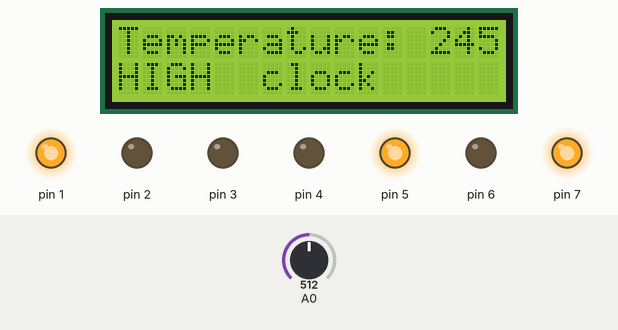
Recording of a sketch running on a simulated Arduino Uno, built with avr-gcc and run on an emulated ATmega328P. On the bench: 16×2 character LCD, output pins drawn as LEDs (lit = HIGH). Inputs (shaded band) come from the test bench; at power-on: A0 = 512.

Above: at 1.2 s.
1.3 s: A0 set to 91
At 2.8 s:
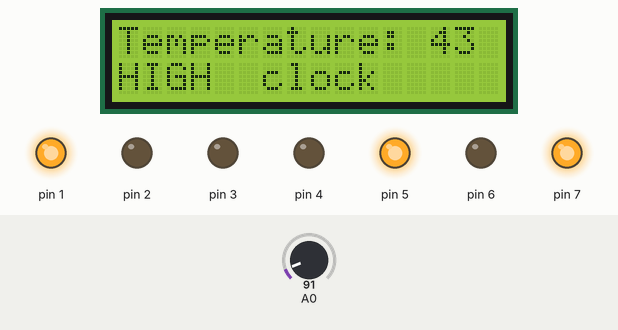
5.4 s: A0 set to 80
At 6.9 s:
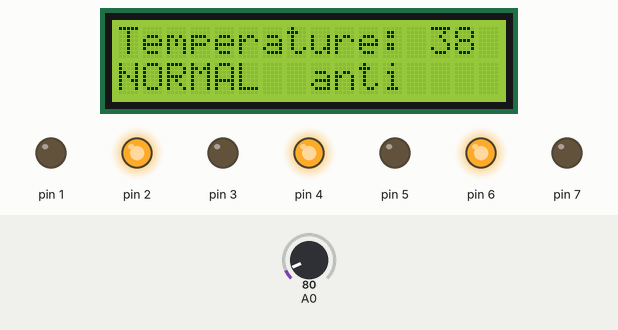
9.5 s: A0 set to 30
At 10.9 s:
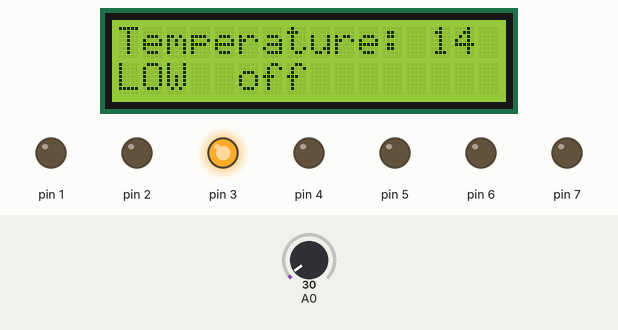
13.6 s: A0 set to 511
At 14.8 s:
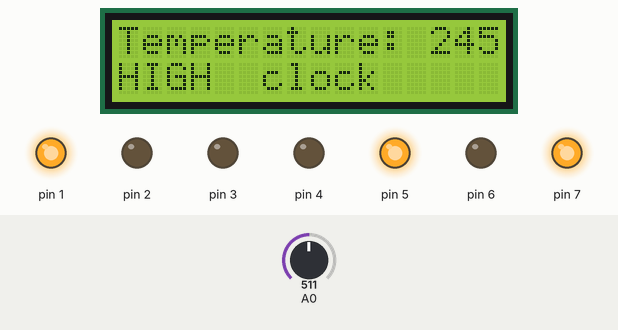
Timing chart, 0 to 16.6 s (numbered marks = the images above; inputs shaded):
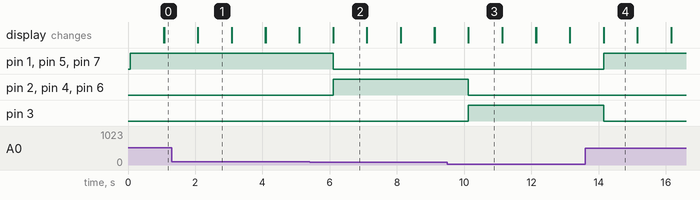

The sketch:

lcd_with_3_led__1_.ino
```cpp
#include<LiquidCrystal.h>
LiquidCrystal lcd(13,12,8,9,10,11);
void setup()
{
  lcd.begin(16,2);
  pinMode(7,OUTPUT);
  pinMode(6,OUTPUT);
  pinMode(5,OUTPUT);
  pinMode(4,OUTPUT);
  pinMode(3,OUTPUT);
  pinMode(2,OUTPUT);
  pinMode(1,OUTPUT);
  pinMode(A0,INPUT);
}
void loop()
{
  int a,c;
  a=analogRead(A0);
  c=0.48*a ;
  if(c<30)
  {
    digitalWrite(3,1);
    digitalWrite(2,0);
    digitalWrite(1,0);
    digitalWrite(7,0);
    digitalWrite(6,0);
    digitalWrite(5,0);
    digitalWrite(4,0);
    lcd.setCursor(0,0);
    lcd.print("Temperature:");
    lcd.setCursor(13,0);
    lcd.print(c);
    lcd.setCursor(0,1);
    lcd.print("LOW");
    lcd.setCursor(5,1);
    lcd.print("off");
    delay(1000);
    lcd.clear();
  }
  else if(c >=30 && c<=40)
  {
    digitalWrite(3,0);
    digitalWrite(2,1);
    digitalWrite(1,0);
    digitalWrite(7,0);
    digitalWrite(6,1);
    digitalWrite(5,0);
    digitalWrite(4,1);
    lcd.setCursor(0,0);
    lcd.print("Temperature:");
    lcd.setCursor(13,0);
    lcd.print(c);
    lcd.setCursor(0,1);
    lcd.print("NORMAL");
    lcd.setCursor(8,1);
    lcd.print("anti");
    delay(1000);
    lcd.clear();
  }
  else
  {
     digitalWrite(3,0);
    digitalWrite(2,0);
    digitalWrite(1,1);
    digitalWrite(7,1);
    digitalWrite(6,0);
    digitalWrite(5,1);
    digitalWrite(4,0);
    lcd.setCursor(0,0);
    lcd.print("Temperature:");
    lcd.setCursor(13,0);
    lcd.print(c);
    lcd.setCursor(0,1);
    lcd.print("HIGH");
    lcd.setCursor(6,1);
    lcd.print("clock");
    delay(1000);
    lcd.clear();
  }
}
```

Measured:
- the behaviour switches between 86 and 85 on A0 (found by bisection; images 1 and 2)
- after the input at 1.3 s, the display: first differs from a run without the input after 0.78 s (image 1)
- after the input at 5.4 s, pin 1, pin 5, pin 7: HIGH → LOW after 0.70 s; pin 2, pin 4, pin 6: LOW → HIGH after 0.70 s; the display: first differs from a run without the input after 0.70 s (image 2)
- after the input at 9.5 s, pin 2, pin 4, pin 6: HIGH → LOW after 0.62 s; pin 3: LOW → HIGH after 0.62 s; the display: first differs from a run without the input after 0.63 s (image 3)
- after the input at 13.6 s, pin 1, pin 5, pin 7: LOW → HIGH after 0.55 s; pin 3: HIGH → LOW after 0.55 s; the display: first differs from a run without the input after 0.55 s (image 4)
- what the display in image 1 shows lasts 1.0 s, from 2.1 s to 3.1 s
